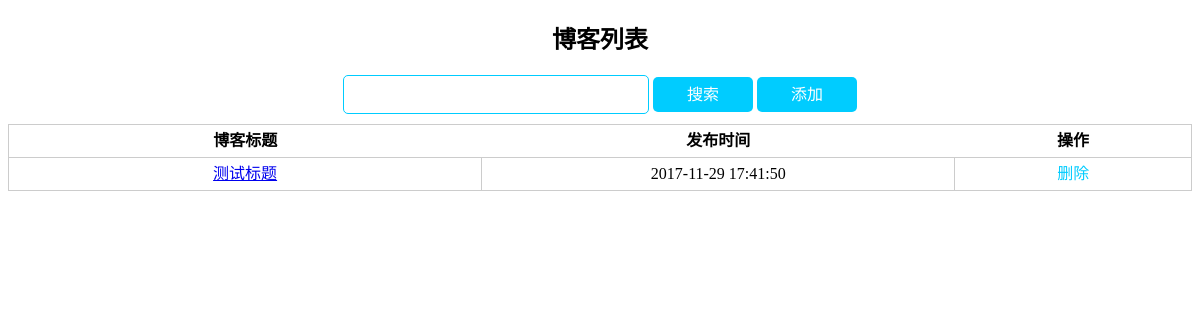
The page /blog/ on the database as committed earlier.
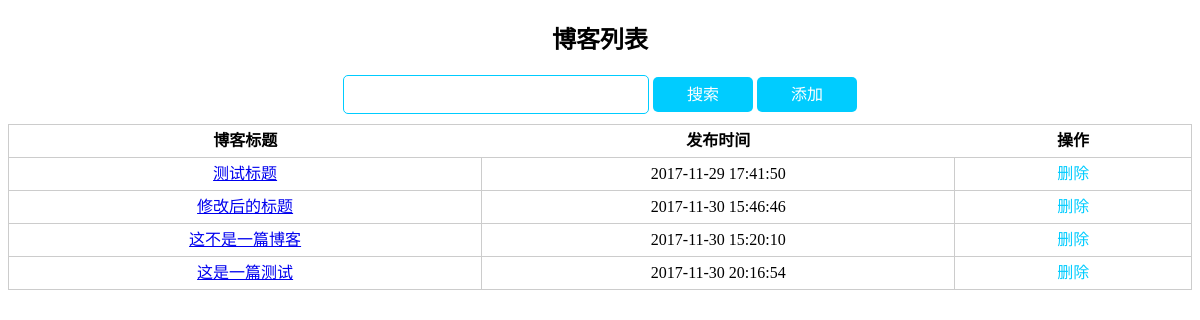
The same page on the database as committed later.
### blog/models.py (models this page shows, shortened)
class Article(models.Model):
    title = models.CharField(max_length=32, default='Title')
    content = models.TextField(null=True)
    pub_time = models.CharField(max_length=64, default='')

### blog/views.py (the view)
def index(request):
    articles = models.Article.objects.all()
    return render(request, 'blog/index.html', {'articles': articles})

### blog/templates/blog/index.html (shortened to what this page needs)
<!DOCTYPE html>
<html lang="en">
<head>
    {% load staticfiles %}
    <link rel="stylesheet" href="{%static 'css/index.css'%}">
</head>
<body>
    <h2>博客列表</h2>
    <div class="menu">
        <input class="search-input" type="text">
        <span class="search">搜索</span>
        <a class="add" href="/blog/toadd">添加</a>
    </div>
    <table>
        <thead>
            <th>博客标题</th>
            <th>发布时间</th>
            <th>操作</th>
        </thead>
        <tbody>
            {% for article in articles %}
            <tr data-id="{{article.id}}">
                <td><a href="/blog/{{article.id}}">{{article.title}}</a></td>
                <td>{{article.pub_time}}</td>
                <td>
                    <span class="del">删除</span>
                </td>
            </tr>
            {% endfor %}
        </tbody>
    </table>
</body>
</html>

### static/css/index.css (style rules this page uses)
h2 { text-align: center; }
.menu { margin-bottom: 10px; text-align: center; }
.menu .search-input { width: 300px; height: 35px; line-height: 35px; border-radius: 5px; border: 1px solid #0cf; font-size: 17px; }
.menu .search { display: inline-block; text-align: center; width: 100px; height: 35px; line-height: 35px; text-decoration: none; background: #0cf; border-radius: 5px; color: white; cursor: pointer; }
.menu .add { display: inline-block; text-align: center; width: 100px; height: 35px; line-height: 35px; text-decoration: none; background: #0cf; border-radius: 5px; color: white; }
table { width: 100%; border: 1px solid #ccc; text-align: center; border-collapse: collapse; }
thead { border-bottom: 1px solid #ccc; }
tr { height: 30px; line-height: 30px; }
tr:not(first-child) { border-top: 1px solid #ccc; }
td:first-child { width: 40%; border-right: 1px solid #ccc; }
td:nth-child(2) { border-right: 1px solid #ccc; width: 40%; }
td:last-child { width: 20%; }
.del { cursor: pointer; color: #0cf; }

Rows that differ between the two databases and show on the page:
added Article: title "修改后的标题", pub_time "2017-11-30 15:46:46"
added Article: title "这不是一篇博客", pub_time "2017-11-30 15:20:10"
added Article: title "这是一篇测试", pub_time "2017-11-30 20:16:54"
